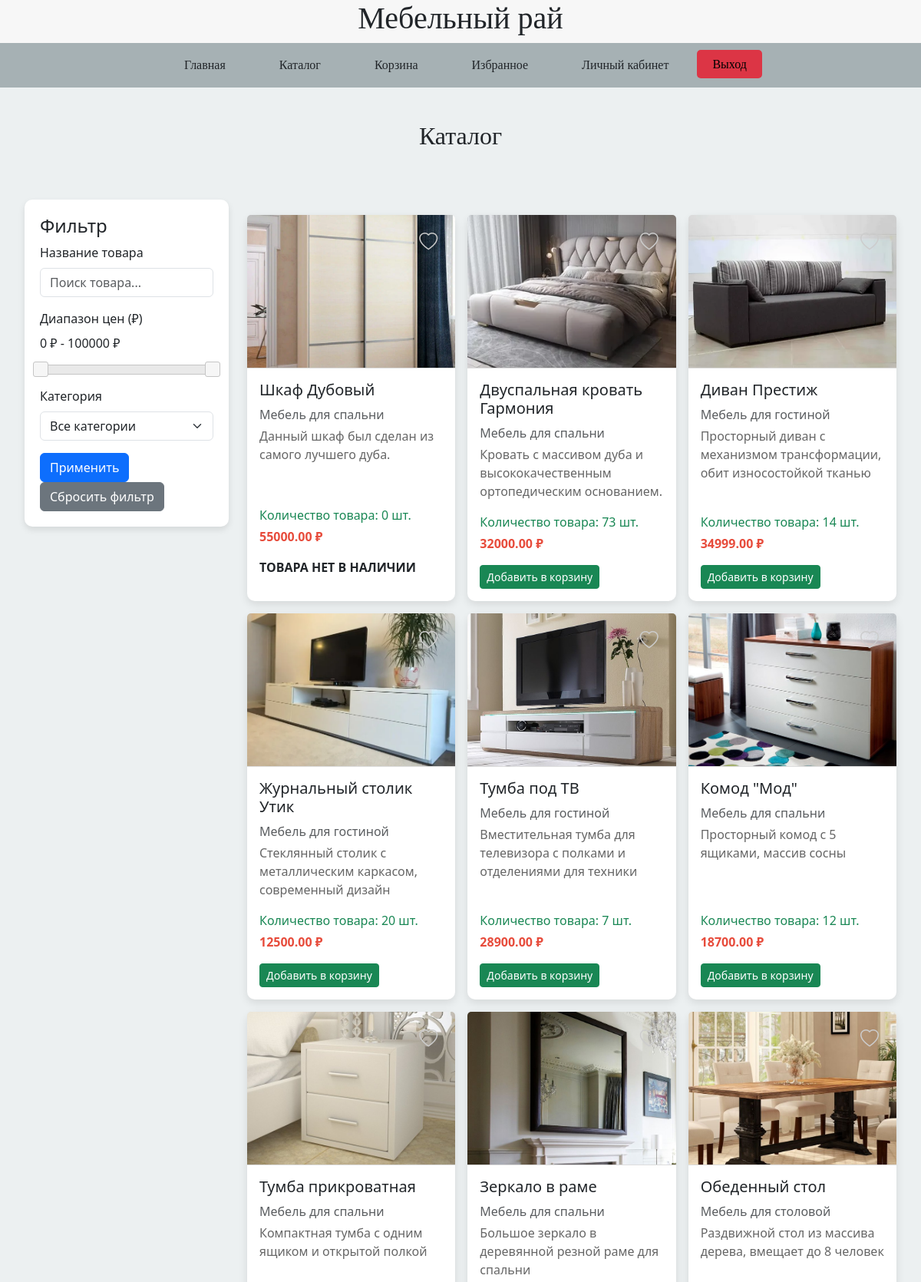
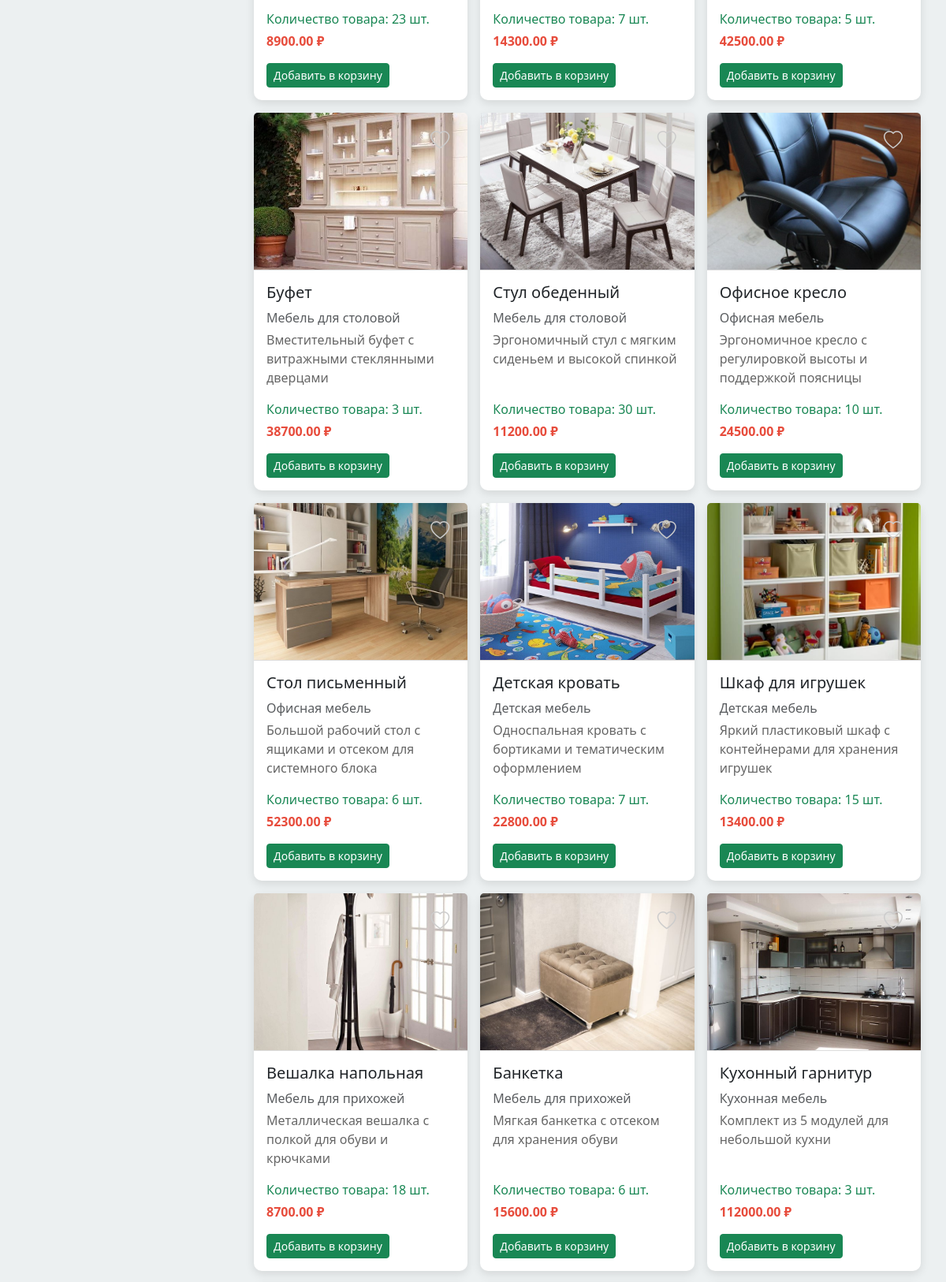
Screenshot of /index.php?page=catalog (signed in, upper part) with the database file from the repository (2 pictures, top to bottom).
### tables this page shows
CREATE TABLE `products` (
  `id` int NOT NULL,
  `nam_products` varchar(250) NOT NULL,
  `description` text,
  `price` decimal(10,2) NOT NULL,
  `stock` int NOT NULL DEFAULT '0',
  `categoryid` int NOT NULL,
  `image_product` varchar(250) NOT NULL
);

CREATE TABLE `categories` (
  `id` int NOT NULL,
  `nam` text NOT NULL
);

### classes/pr20.php (called while the page is built, shortened)
<?php
class pr20
{
    function __construct($user, $pass, $host, $db)
    {
        $opt = [
            PDO::ATTR_ERRMODE => PDO::ERRMODE_EXCEPTION,
            PDO::ATTR_DEFAULT_FETCH_MODE => PDO::FETCH_BOTH,
            PDO::ATTR_EMULATE_PREPARES => false
        ];
        $charset = 'utf8';
        $dsn = "mysql:host=$host;dbname=$db;charset=$charset";
        try {
            $this->dbs = new PDO($dsn, $user, $pass, $opt);
        } catch (Exception $e) {
            $GLOBALS['info'] = "Связь не установлена";
        }
    }
}

### connect.php (called while the page is built, shortened)
<?php
require_once "classes/pr20.php";
$db = new pr20(DB_USER,DB_PASW,DB_HOST,DB_NAME);

### views/catalog.php (the view, shortened to what this page needs)
<?php
$params = [];
$query = "SELECT p.*, c.nam AS category_name
          FROM products p
          LEFT JOIN categories c ON p.categoryid = c.id";
$stmt = $db->dbs->prepare($query);
$stmt->execute($params);
?>
<!DOCTYPE html>
<html lang="ru">
<head>
    <link href="https://cdn.jsdelivr.net/npm/bootstrap@5.3.3/dist/css/bootstrap.min.css" rel="stylesheet"
>
    <link rel="stylesheet" href="https://code.jquery.com/ui/1.13.2/themes/base/jquery-ui.css">
    <link rel="stylesheet" href="https://cdn.jsdelivr.net/npm/bootstrap-icons@1.11.1/font/bootstrap-icons.css">
</head>
<body>
    <section>
        <h2 class="mt-4 mb-4 text-center">Каталог</h2>
    </section>
    <section>
        <div class="container-fluid">
            <div class="row">
                <div class="col-md-3">
                    <div class="filter-panel">
                        <h4>Фильтр</h4>
                        <form method="GET" id="filterForm">
                            <div class="mb-3">
                                <label for="search_products" class="form-label">Название товара</label>
                                <input type="text" name="search_products" id="search_products" class="form-control"
                                       placeholder="Поиск товара..." value="<?= isset($_GET['search_products']) ? htmlspecialchars($_GET['search_products']) : '' ?>">
                            </div>
                            <div class="mb-3">
                                <label for="price_range" class="form-label">Диапазон цен (₽)</label>
                                <p id="price_range_display">
                                    <?= isset($_GET['min_price']) ? htmlspecialchars($_GET['min_price']) : 0 ?> ₽ - <?= isset($_GET['max_price']) ? htmlspecialchars($_GET['max_price']) : 100000 ?> ₽
                                </p>
                                <div id="price-slider"></div>
                            </div>
                            <div class="mb-3">
                                <label for="category" class="form-label">Категория</label>
                                <select name="category" id="category" class="form-select">
                                    <option value="">Все категории</option>
                                </select>
                            </div>
                            <button type="submit" class="btn btn-primary">Применить</button>
                            <a href="?page=catalog" class="btn btn-secondary">Сбросить фильтр</a>
                        </form>
                    </div>
                </div>
                <div class="col-md-9">
                <section id="gallery">
                        <div class="row row-cols-1 row-cols-sm-2 row-cols-md-3 g-3">
                            <?php
                            if ($stmt->rowCount() > 0) {
                                while ($res = $stmt->fetch(PDO::FETCH_ASSOC)) { ?>
                                    <div class="col">
                                        <div class="card h-100">
                                            <div class="favorite-wrapper">
                                                <button class="btn btn-link btn-favorite" data-product-id="<?= htmlspecialchars($res['id']) ?>">
                                                    <i class="bi bi-heart"></i>
                                                </button>
                                            </div>
                                            <img src="<?= htmlspecialchars($res['image_product']) ?>" class="card-img-top"
                                                 alt="<?= htmlspecialchars($res['nam_products']) ?>">
                                            <div class="card-body d-flex flex-column">
                                                <h5 class="card-title"><?= htmlspecialchars($res['nam_products']) ?></h5>
                                                <?php if (!empty($res['category_name'])): ?>
                                                    <p class="text-muted mb-1"><?= htmlspecialchars($res['category_name']) ?></p>
                                                <?php endif; ?>
                                                <?php if (!empty($res['description'])): ?>
                                                    <p class="card-text"><?= htmlspecialchars($res['description']) ?></p>
                                                <?php else: ?>
                                                    <p class="card-text" style="min-height:30px;"></p>
                                                <?php endif; ?>
                                                    <p class="text-success mb-1">Количество товара: <?= htmlspecialchars($res['stock']) ?> шт.</p>                                                <div class="mt-auto">
                                                    <p class="fw-bold"><?= htmlspecialchars($res['price']) ?> ₽</p>
                                                    <?php if (!isset($_SESSION['id'])): ?>
                                                        <a href="index.php?page=auth" class="text-muted">Авторизуйтесь для покупки</a>
                                                    <?php elseif ($res['stock'] <= 0): ?>
                                                        <p><strong>ТОВАРА НЕТ В НАЛИЧИИ</strong></p>
                                                    <?php else: ?>
                                                        <a href="index.php?page=basket&action=add&id=<?= htmlspecialchars($res['id']) ?>" class="btn btn-success btn-sm">Добавить в корзину</a>
                                                    <?php endif; ?>
                                                </div>
                                            </div>
                                        </div>
                                    </div>
                                <?php }
                            } else {
                                echo '<p>Нет доступных товаров.</p>';
                            }
                            ?>
                        </div>
                    </section>
                </div>
            </div>
        </div>
    </section>
</body>
</html>

### css/style.css (style rules this page uses)
body { min-height: 100vh; margin: 0; padding: 0; box-sizing: border-box; display: flex; flex-direction: column; }
header h1, h2 { font-family: Brush Script MT; }
body, section { background-color: #ECF0F1; }
section { padding: 20px; }
button { background-color: #A6B1B4; }
a { color: chocolate; }

### views/catalog.php (style rules this page uses)
#gallery { padding: 20px 0; }
.card { border: none; border-radius: 10px; box-shadow: 0 4px 12px rgba(0,0,0,0.1); transition: transform 0.3s ease; }
.card-img-top { height: 200px; object-fit: cover; border-bottom: 1px solid #ddd; }
.card-body { display: flex; flex-direction: column; justify-content: space-between; }
.card-text { flex-grow: 1; color: #666; }
.fw-bold { color: #e74c3c; }
.filter-panel { padding: 20px; background: #fff; border-radius: 10px; box-shadow: 0 4px 8px rgba(0,0,0,0.1); margin-bottom: 20px; }
.bi-heart { color: #ccc; transition: color 0.2s; font-size: 1.5rem; cursor: pointer; }
.favorite-wrapper { position: absolute; top: 10px; right: 10px; z-index: 2; }

### rows the page displays
products: image_product (picture), nam_products "Шкаф Дубовый", categoryid.nam "Мебель для спальни", description "Данный шкаф был сделан из самого лучшего дуба.", stock "0", price "55000.00", shows "ТОВАРА НЕТ В НАЛИЧИИ"
products: image_product (picture), nam_products "Двуспальная кровать Гармония", categoryid.nam "Мебель для спальни", description "Кровать с массивом дуба и высококачественным ортопедическим основанием.", stock "73", price "32000.00"
products: image_product (picture), nam_products "Диван Престиж", categoryid.nam "Мебель для гостиной", description "Просторный диван с механизмом трансформации, обит износостойкой тканью", stock "14", price "34999.00"
products: image_product (picture), nam_products "Журнальный столик Утик", categoryid.nam "Мебель для гостиной", description "Стеклянный столик с металлическим каркасом, современный дизайн", stock "20", price "12500.00"
products: image_product (picture), nam_products "Тумба под ТВ", categoryid.nam "Мебель для гостиной", description "Вместительная тумба для телевизора с полками и отделениями для техники", stock "7", price "28900.00"
products: image_product (picture), nam_products "Комод \"Мод\"", categoryid.nam "Мебель для спальни", description "Просторный комод с 5 ящиками, массив сосны", stock "12", price "18700.00"
products: image_product (picture), nam_products "Тумба прикроватная", categoryid.nam "Мебель для спальни", description "Компактная тумба с одним ящиком и открытой полкой", stock "23", price "8900.00"
products: image_product (picture), nam_products "Зеркало в раме", categoryid.nam "Мебель для спальни", description "Большое зеркало в деревянной резной раме для спальни", stock "7", price "14300.00"
products: image_product (picture), nam_products "Обеденный стол", categoryid.nam "Мебель для столовой", description "Раздвижной стол из массива дерева, вмещает до 8 человек", stock "5", price "42500.00"
products: image_product (picture), nam_products "Буфет", categoryid.nam "Мебель для столовой", description "Вместительный буфет с витражными стеклянными дверцами", stock "3", price "38700.00"
products: image_product (picture), nam_products "Стул обеденный", categoryid.nam "Мебель для столовой", description "Эргономичный стул с мягким сиденьем и высокой спинкой", stock "30", price "11200.00"
products: image_product (picture), nam_products "Офисное кресло", categoryid.nam "Офисная мебель", description "Эргономичное кресло с регулировкой высоты и поддержкой поясницы", stock "10", price "24500.00"
products: image_product (picture), nam_products "Стол письменный", categoryid.nam "Офисная мебель", description "Большой рабочий стол с ящиками и отсеком для системного блока", stock "6", price "52300.00"
products: image_product (picture), nam_products "Детская кровать", categoryid.nam "Детская мебель", description "Односпальная кровать с бортиками и тематическим оформлением", stock "7", price "22800.00"
products: image_product (picture), nam_products "Шкаф для игрушек", categoryid.nam "Детская мебель", description "Яркий пластиковый шкаф с контейнерами для хранения игрушек", stock "15", price "13400.00"
products: image_product (picture), nam_products "Вешалка напольная", categoryid.nam "Мебель для прихожей", description "Металлическая вешалка с полкой для обуви и крючками", stock "18", price "8700.00"
products: image_product (picture), nam_products "Банкетка", categoryid.nam "Мебель для прихожей", description "Мягкая банкетка с отсеком для хранения обуви", stock "6", price "15600.00"
products: image_product (picture), nam_products "Кухонный гарнитур", categoryid.nam "Кухонная мебель", description "Комплект из 5 модулей для небольшой кухни", stock "3", price "112000.00"
